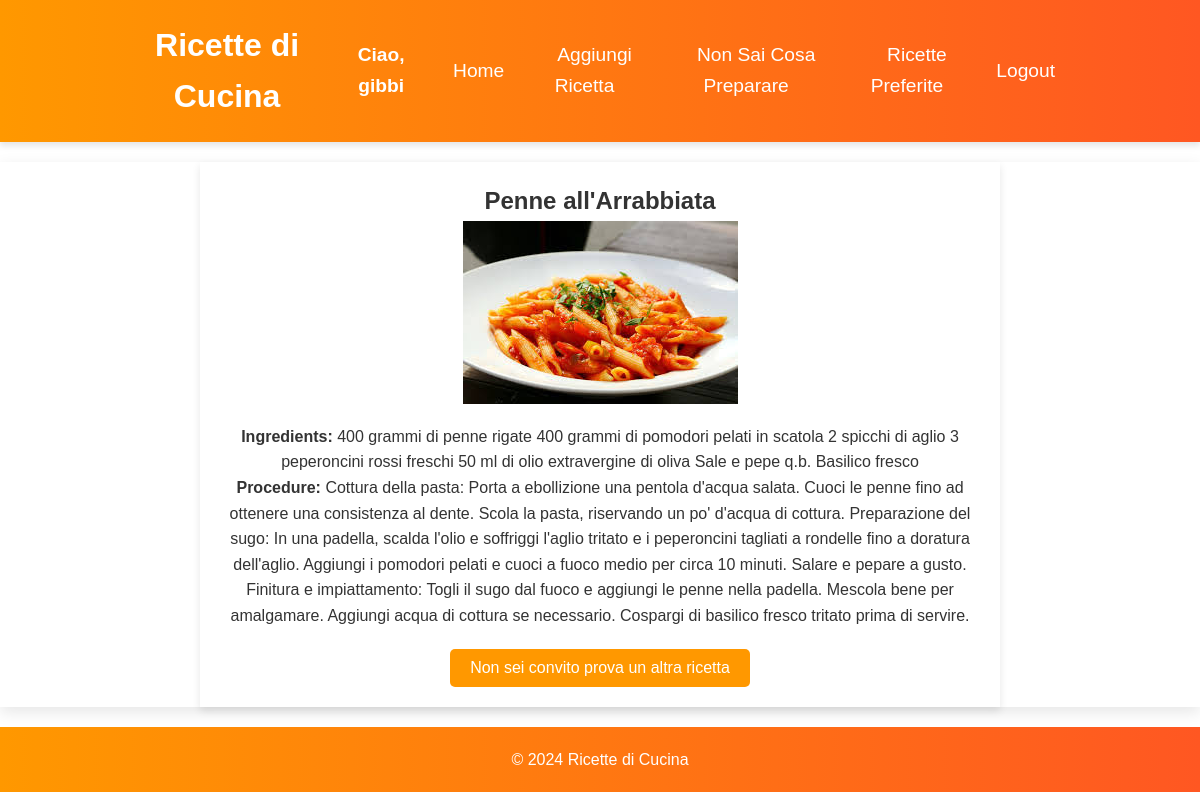
The page /random_recipe (signed in) on the database its author committed.
### tables this page shows
CREATE TABLE recipe (
    id INTEGER PRIMARY KEY AUTOINCREMENT,
    name TEXT NOT NULL,
    ingredients TEXT NOT NULL,
    procedure TEXT NOT NULL,
    user_id INTEGER, image_path TEXT,
    FOREIGN KEY (user_id) REFERENCES user (id)
);

### app.py (the view)
    def wrapped_view(**kwargs):
        if not session.get('user_id'):
            return redirect(url_for('login'))
        return view(**kwargs)

### app.py (called while the page is built)
def get_db():
    db_path = app.config['DATABASE']
    if '_database' not in g:
        g._database = sqlite3.connect(db_path)
        g._database.row_factory = sqlite3.Row
    return g._database

@app.teardown_appcontext
def close_connection(exception):
    db = g.pop('_database', None)
    if db is not None:
        db.close()

def login_required(view):
    def wrapped_view(**kwargs):
        if not session.get('user_id'):
            return redirect(url_for('login'))
        return view(**kwargs)
    wrapped_view.__name__ = view.__name__
    return wrapped_view

@app.route('/random_recipe')
@login_required
def random_recipe():
    db = get_db()
    recipe_ids = db.execute('SELECT id FROM recipe').fetchall()
    if recipe_ids:
        random_id = random.choice(recipe_ids)['id']
        recipe = db.execute('SELECT * FROM recipe WHERE id = ?', (random_id,)).fetchone()
        return render_template('random_recipe_view.html', recipe=recipe)
    else:
        flash('No recipes available.', 'info')
        return redirect(url_for('index'))

### templates/random_recipe_view.html
{% extends "layout.html" %}
{% block content %}
<div class="recipe-random-wrapper">
    <h2>{{ recipe.name }}</h2>
    <img src="../{{ recipe.image_path }}" alt="Immagine del piatto" class="recipe-random-image">
    <div class="recipe-random-details">
        <p><strong>Ingredients:</strong> {{ recipe.ingredients }}</p>
        <p><strong>Procedure:</strong> {{ recipe.procedure }}</p>
    </div>
    <button onclick="location.href='{{ url_for('random_recipe') }}'" class="btn-random-recipe">Non sei convito prova un altra ricetta</button>
</div>
{% endblock %}

### static/style.css (style rules this page uses)
* { box-sizing: border-box; margin: 0; padding: 0; }
body, h1, h2, h3, p, form, ul, li { font-family: 'Helvetica Neue', Helvetica, Arial, sans-serif; }
body { line-height: 1.6; font-size: 16px; background-color: #fff; color: #333; }
h2 { color: #333; }
body, h1, h2, h3, p, form, ul, li { font-family: Arial, sans-serif; }
select, input, button, form { padding: 8px; border: none; outline: none; background: none; color: inherit; cursor: pointer; border-radius: 4px; }
button { background: orange; color: white; }
.recipe-random-wrapper { text-align: center; max-width: 800px; margin: 20px auto; padding: 20px; box-shadow: 0 4px 8px rgba(0,0,0,0.1); background: #fff; }
.recipe-random-image { max-width: 50%; height: auto; margin: 0 auto; display: block; }
.recipe-random-details { margin-top: 20px; }
.btn-random-recipe { background-color: #ff9800; border: none; padding: 10px 20px; cursor: pointer; font-size: 1em; border-radius: 5px; margin-top: 20px; display: inline-block; text-decoration: none; }

### rows shown on the page
recipe: name "Penne all'Arrabbiata", ingredients "400 grammi di penne rigate 400 grammi di pomodori pelati in scatola 2 spicchi di aglio 3 peperoncini rossi freschi 50 ml di olio extravergine di oliva Sale e pepe q.b. Basilico fresco", procedure "Cottura della pasta: Porta a ebollizione una pentola d'acqua salata. Cuoci le penne fino ad ottenere una consistenza al dente. Scola la pasta, riservando un po' d'acqua di cottura. Preparazione del sugo: In una padella, scalda l'olio e soffriggi l'aglio tritato e i peperoncini tagliati a rondelle fino a doratura dell'aglio. Aggiungi i pomodori pelati e cuoci a fuoco medio per circa 10 minuti. Salare e pepare a gusto. Finitura e impiattamento: Togli il sugo dal fuoco e aggiungi le penne nella padella. Mescola bene per amalgamare. Aggiungi acqua di cottura se necessario. Cospargi di basilico fresco tritato prima di servire."

### other values the page prints
{{ session['username'] }} "gibbi"
